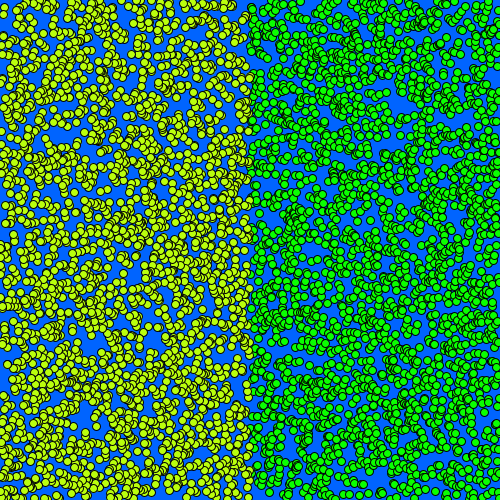
Frame 1 (no input)
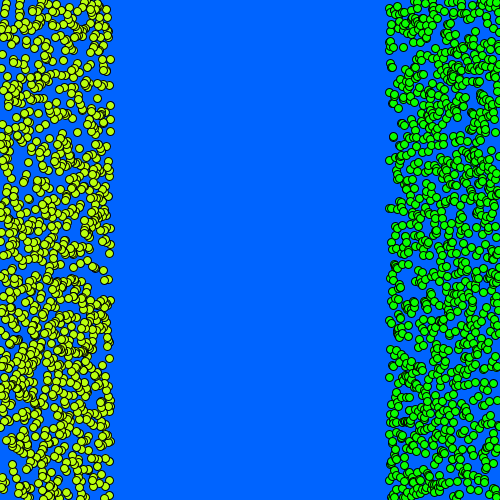
Frame 60 (the mouse pressed at the canvas centre just before this capture)
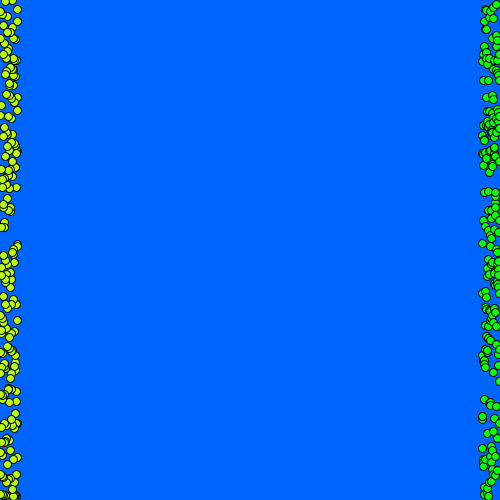
Frame 120 (the mouse held since frame 60 and released just before this capture)

The Processing sketch that drew these frames (run headless with seeded random() and noise(); from frame 60 on, the mouse is pressed at the canvas centre):

// Processing sketch: processing_37785
// ── processing_37785.pde

float a = 0;
float b = 0;


void setup(){
  size(500,500);
  smooth();
}


void draw(){
  background(0,100,255);
  float x = map(sin(a), -1,1, 0, width);
  float y = map(sin(b), -1,1, 0, width);
  
   a = a + 0.01;
   b = b - 0.01;
   
  
      
      while(x < width) {
           fill(#0AFF00);
           ellipse(x,random(0,500),8,8);
           x = x+.1;

      }
      
       while(y > 0) {
          fill(#BAFF0D);
          ellipse(y,random(0,500),8,8);
          y = y -.1;
           
      }
    }
